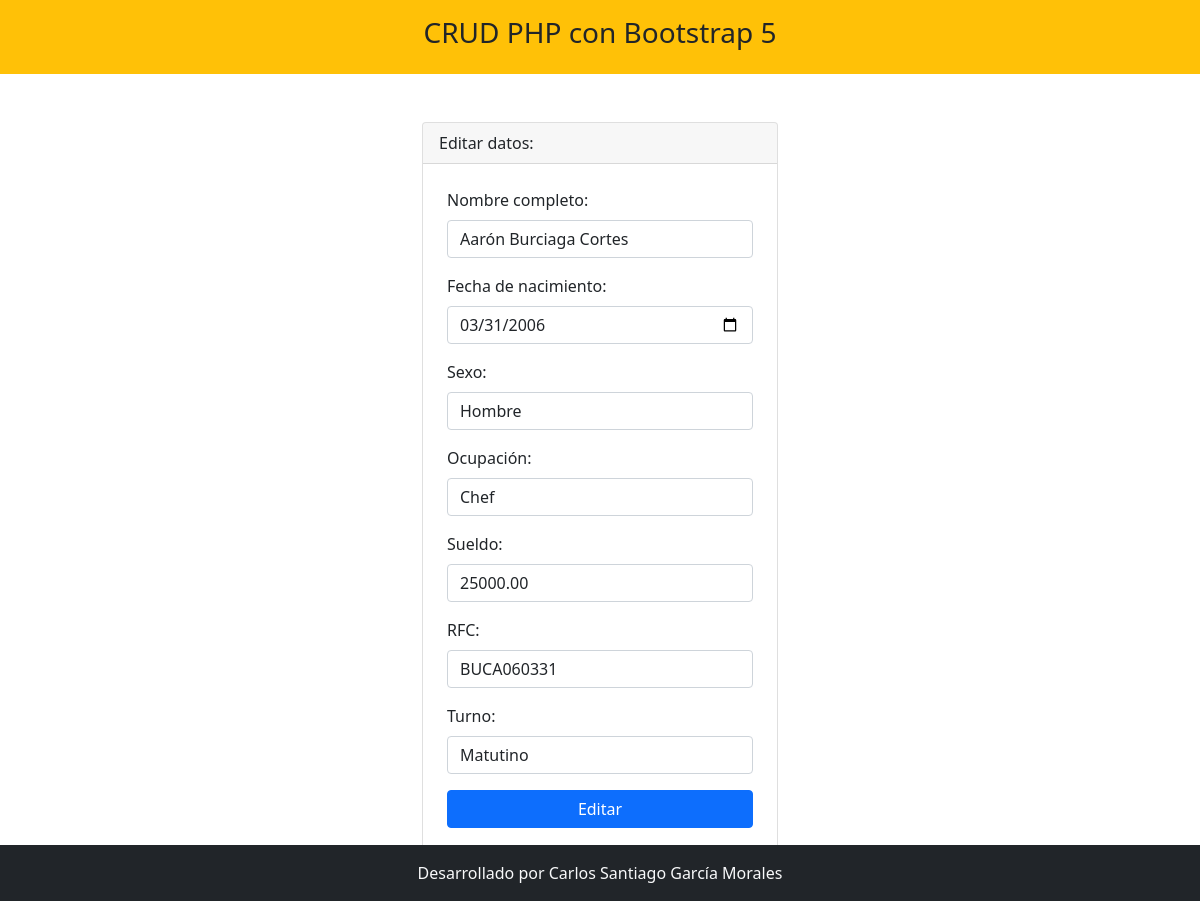
Screenshot of /editar.php?id_empleado=E01 with the database file from the repository.
### tables this page shows
CREATE TABLE `tbl_empleados` (
  `id_empleado` varchar(5) NOT NULL,
  `nombre` varchar(100) NOT NULL,
  `fecha_nacimiento` date NOT NULL,
  `sexo` varchar(20) NOT NULL,
  `ocupacion` varchar(30) NOT NULL,
  `sueldo` decimal(10,2) NOT NULL,
  `rfc` varchar(10) NOT NULL,
  `turno` varchar(30) NOT NULL
);

### editar.php (the view, shortened to what this page needs)
<?php include 'template/header.php' ?>
<?php
    include_once 'model/conexion.php';
    $id = $_GET['id_empleado'];
    $sentencia = $bd->prepare("select * from tbl_empleados where id_empleado = ?;");
    $sentencia->execute([$id]);
    $empleado = $sentencia->fetch(PDO::FETCH_OBJ);
?>
<div class="container mt-5">
    <div class="row justify-content-center">
        <div class="col-md-4">
            <div class="card">
                <div class="card-header">
                    Editar datos:
                </div>
                <form class="p-4" method="POST" action="editarProceso.php">
                    <div class="mb-3">
                        <label class="form-label">Nombre completo: </label>
                        <input type="text" class="form-control" name="nombre" autofocus required
                        value="<?php echo $empleado->nombre; ?>">
                    </div>
                    <div class="mb-3">
                        <label class="form-label">Fecha de nacimiento: </label>
                        <input type="date" class="form-control" name="fecha_nacimiento" autofocus required
                        value="<?php echo $empleado->fecha_nacimiento; ?>">
                    </div>
                    <div class="mb-3">
                        <label class="form-label">Sexo: </label>
                        <input type="text" class="form-control" name="sexo" autofocus required
                        value="<?php echo $empleado->sexo; ?>">
                    </div>
                    <div class="mb-3">
                        <label class="form-label">Ocupación: </label>
                        <input type="text" class="form-control" name="ocupacion" autofocus required
                        value="<?php echo $empleado->ocupacion; ?>">
                    </div>
                    <div class="mb-3">
                        <label class="form-label">Sueldo: </label>
                        <input type="number" class="form-control" name="sueldo" autofocus required
                        value="<?php echo $empleado->sueldo; ?>">
                    </div>
                    <div class="mb-3">
                        <label class="form-label">RFC: </label>
                        <input type="text" class="form-control" name="rfc" autofocus required
                        value="<?php echo $empleado->rfc; ?>">
                    </div>
                    <div class="mb-3">
                        <label class="form-label">Turno: </label>
                        <input type="text" class="form-control" name="turno" autofocus required
                        value="<?php echo $empleado->turno; ?>">
                    </div>
                    <div class="d-grid">
                        <input type="submit" class="btn btn-primary" value="Editar">
                    </div>
                </form>
            </div>
        </div>
    </div>
</div>
<?php include 'template/footer.php' ?>

### rows the page displays
tbl_empleados: nombre "Aarón Burciaga Cortes", fecha_nacimiento "03/31/2006", sexo "Hombre", ocupacion "Chef", sueldo "25000.00", rfc "BUCA060331", turno "Matutino"
